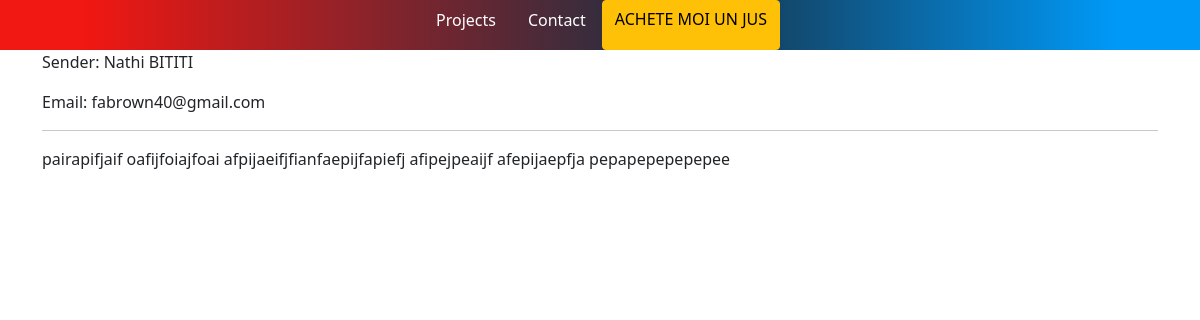
The page /message/2995b325afb640f78ce73ec9d6c0b7ef on the database its author committed.
### base/models.py (models this page shows, shortened)
class Message(models.Model):
    name = models.CharField(max_length=200, null=True)
    email = models.CharField(max_length=200, null=True)
    subject = models.CharField(max_length=200, null=True)
    body = models.TextField()
    is_read = models.BooleanField(default=False)
    created = models.DateTimeField(auto_now_add=True)
    id = models.UUIDField(default=uuid.uuid4, unique=True, primary_key=True, editable=False)

### base/views.py (the view)
# urls.py: path('message/<str:pk>', views.messagePage, name="message"),
def messagePage(request, pk):
    message = Message.objects.get(id=pk)
    message.is_read  = True
    message.save()
    context = {'message': message }
    return render(request, 'base/message.html', context )

### base/templates/base/message.html
{% extends 'base/main.html' %}
{% load static %}
{% block content %}
<div class="container">
    <p> Sender: {{message.name}}</p>
    <p> Email: {{message.email}}</p>
    <hr>
    <p>{{message.body}}</p>
</div>
{% endblock content %}

### rows shown on the page
Message: name "Nathi BITITI", email "fabrown40@gmail.com", body "pairapifjaif oafijfoiajfoai afpijaeifjfianfaepijfapiefj afipejpeaijf afepijaepfja pepapepepepepee"
